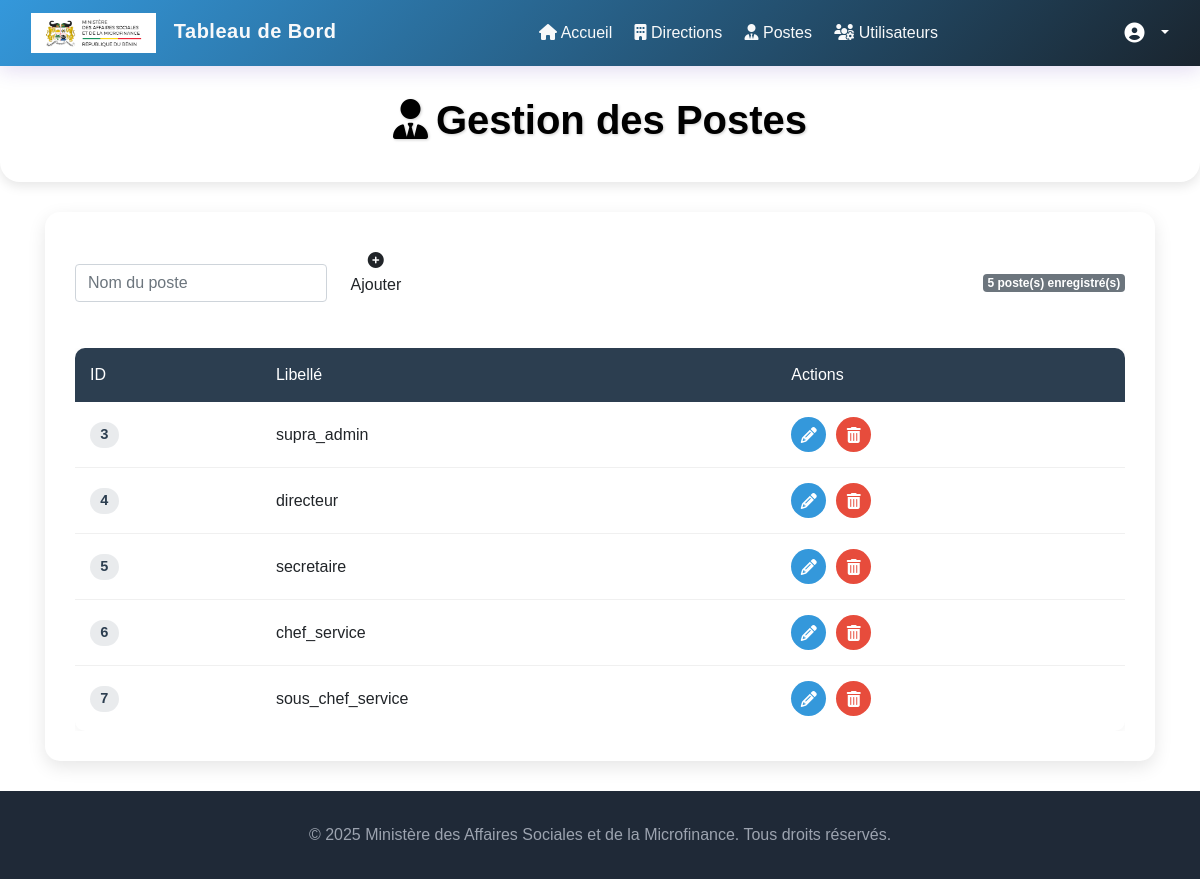
The app's page /listposte.php with its own data.
### tables this page shows
CREATE TABLE IF NOT EXISTS `postes` (
  `id` int NOT NULL AUTO_INCREMENT,
  `poste_name` varchar(255) NOT NULL,
  PRIMARY KEY (`id`)
);

### listposte.php (the view, shortened to what this page needs)
<?php
include('config.php');
$donnees = [];
try {
    $requete = "SELECT * FROM postes ORDER BY id";
    $reponse = $pdo->query($requete);
    $donnees = $reponse->fetchAll(PDO::FETCH_ASSOC);
} catch (PDOException $e) {
    $message = '<div class="alert alert-danger">Erreur de base de données : ' . htmlspecialchars($e->getMessage()) . '</div>';
}
?>
<!DOCTYPE html>
<html lang="fr">
<head>
    <link href="https://cdn.jsdelivr.net/npm/bootstrap@5.3.0/dist/css/bootstrap.min.css" rel="stylesheet">
    <link href="https://cdnjs.cloudflare.com/ajax/libs/font-awesome/6.4.0/css/all.min.css" rel="stylesheet">
</head>
<body>
 <nav class="navbar navbar-expand-lg navbar-dark sticky-top">
        <div class="container-fluid">
            <a class="navbar-brand" href="">
                <img src="images/armo.png" alt="Logo" />
                <span>Tableau de Bord</span>
            </a>
            <div class="collapse navbar-collapse" id="navbarNav">
                <ul class="navbar-nav mx-auto">
                    <li class="nav-item">
                        <a class="nav-link" href="dashboard.php">
                            <i class="fas fa-home"></i> Accueil
                        </a>
                    </li>
                    <li class="nav-item">
                        <a class="nav-link" href="listdepart.php">
                            <i class="fas fa-building"></i> Directions
                        </a>
                    </li>
                    <li class="nav-item">
                        <a class="nav-link" href="listposte.php">
                            <i class="fas fa-user-tie"></i> Postes
                        </a>
                    </li>
                    <li class="nav-item">
                        <a class="nav-link " href="home.php">
                            <i class="fas fa-users-cog"></i> Utilisateurs
                        </a>
                    </li>
                </ul>
                <div class="d-flex align-items-center">
                    <div class="dropdown">
                        <a href="#" class="text-white dropdown-toggle" id="userDropdown" data-bs-toggle="dropdown">
                            <i class="fas fa-user-circle fa-lg me-2"></i>
                        </a>
                    </div>
                </div>
            </div>
        </div>
    </nav>
    <header class="page-header">
        <div class="container text-center">
            <h1><i class="fas fa-user-tie me-2"></i>Gestion des Postes</h1>
        </div>
    </header>
    <div class="container">
        <div class="card-container">
            <div class="d-flex justify-content-between align-items-center mb-4">
                <form method="post" class="d-flex align-items-center" style="gap: 10px;">
                    <input type="text" name="poste_name" class="form-control" placeholder="Nom du poste" required>
                    <button type="submit" class="btn btn-add">
                        <i class="fas fa-plus-circle"></i> Ajouter
                    </button>
                </form>
                <span class="badge bg-secondary">
                    <?php echo !empty($donnees) ? count($donnees) : '0'; ?> poste(s) enregistré(s)
                </span>
            </div>
            <?php if (!empty($donnees)): ?>
            <div class="table-responsive">
                <table class="table-custom">
                    <thead>
                        <tr>
                            <th>ID</th>
                            <th>Libellé</th>
                            <th>Actions</th>
                        </tr>
                    </thead>
                    <tbody>
                        <?php foreach($donnees as $ligne): ?>
                        <tr>
                            <td><span class="id-badge"><?php echo htmlspecialchars($ligne['id']); ?></span></td>
                            <td><?php echo htmlspecialchars($ligne['poste_name']); ?></td>
                            <td>
                                <div class="action-group">
                                    <a href="modifepost.php?id=<?php echo $ligne['id']; ?>"
                                       class="action-btn edit-btn"
                                       title="Modifier">
                                        <i class="fas fa-pencil-alt"></i>
                                    </a>
                                    <a href="suppreposte.php?id=<?php echo $ligne['id']; ?>"
                                       class="action-btn delete-btn"
                                       title="Supprimer"
                                       onclick="return confirm('Êtes-vous sûr de vouloir supprimer ce poste ? Cette action est irréversible.');">
                                        <i class="fas fa-trash-alt"></i>
                                    </a>
                                </div>
                            </td>
                        </tr>
                        <?php endforeach; ?>
                    </tbody>
                </table>
            </div>
            <?php else: ?>
            <div class="alert alert-info">
                <i class="fas fa-info-circle me-2"></i>Aucun poste enregistré pour le moment.
            </div>
            <?php endif; ?>
        </div>
    </div>
    <?php include 'footer.php'; ?>
</body>
</html>

### listposte.php (style rules this page uses)
:root { --primary-color: #3498db; --secondary-color: #2c3e50; --accent-color: #e74c3c; --light-color: #ecf0f1; --success-color: #27ae60; --warning-color: #f39c12; --danger-color: #e74c3c; --dark-color: #343a40; --text-color: #333; --text-light: #f8f9fa; --info-color: #17a2b8; }
body { font-family: 'Poppins', sans-serif; background-color: #f8f9fa; color: var(--text-color); }
.navbar { background: linear-gradient(135deg, var(--primary-color), #1a252f); box-shadow: 0 4px 20px rgba(58, 12, 163, 0.15); padding: 0.8rem 2rem; }
.navbar-brand { display: flex; align-items: center; font-weight: 600; font-size: 1.6rem; letter-spacing: 0.5px; color: var(--text-light) !important; transition: all 0.3s ease; }
.navbar-brand img { height: 40px; margin-right: 12px; transition: all 0.3s ease; }
.navbar-nav .nav-link { color: var(--text-light) !important; padding: 0.8rem 1.2rem; margin: 0 0.2rem; border-radius: 6px; font-weight: 500; transition: all 0.3s ease; position: relative; }
.navbar-nav .nav-link::before { content: ''; position: absolute; bottom: 0; left: 50%; transform: translateX(-50%); width: 0; height: 3px; background-color: var(--primary-color); transition: width 0.3s ease; }
.page-header { color: black; padding: 30px 0; margin-bottom: 30px; border-radius: 0 0 20px 20px; box-shadow: 0 4px 12px rgba(0,0,0,0.1); }
.page-header h1 { font-weight: 700; text-shadow: 1px 1px 3px rgba(0,0,0,0.2); }
.card-container { background-color: white; border-radius: 15px; box-shadow: 0 6px 18px rgba(0, 0, 0, 0.1); padding: 30px; margin-bottom: 30px; }
.btn-add { background-color: var(--success-color); color: white; border: none; padding: 10px 20px; border-radius: 8px; font-weight: 500; transition: all 0.3s ease; margin-bottom: 20px; display: inline-flex; align-items: center; }
.table-custom { width: 100%; border-collapse: separate; border-spacing: 0; background-color: white; border-radius: 10px; overflow: hidden; box-shadow: 0 2px 10px rgba(0, 0, 0, 0.05); }
.table-custom th { background-color: var(--secondary-color); color: white; padding: 15px; text-align: left; font-weight: 500; }
.table-custom td { padding: 15px; border-bottom: 1px solid #f0f0f0; vertical-align: middle; }
.table-custom tr:last-child td { border-bottom: none; }
.id-badge { font-family: 'Courier New', monospace; font-weight: 600; color: var(--secondary-color); background-color: rgba(44, 62, 80, 0.1); padding: 5px 10px; border-radius: 20px; font-size: 0.9rem; }
.action-group { display: flex; gap: 10px; }
.action-btn { width: 35px; height: 35px; border-radius: 50%; display: inline-flex; align-items: center; justify-content: center; transition: all 0.3s ease; color: white; }
.edit-btn { background-color: var(--primary-color); }
.delete-btn { background-color: var(--accent-color); }

### footer.php (style rules this page uses)
body { display: flex; flex-direction: column; min-height: 100vh; margin: 0; font-family: Arial, sans-serif; }

### records on screen
postes: id "3", poste_name "supra_admin"
postes: id "4", poste_name "directeur"
postes: id "5", poste_name "secretaire"
postes: id "6", poste_name "chef_service"
postes: id "7", poste_name "sous_chef_service"

### other values on screen
count($donnees) "5"
